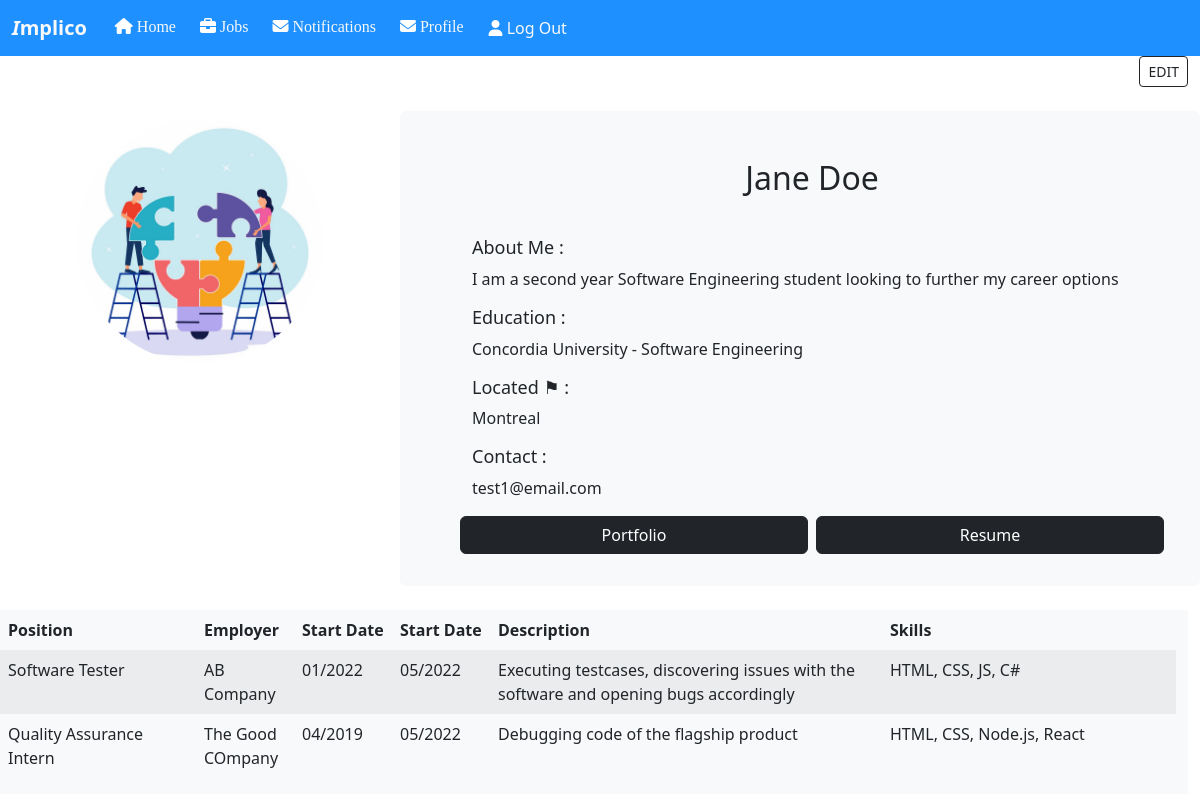
Page /profileTempHTML.html (signed in) on the committed database.
### tables this page shows
CREATE TABLE UserProfiles (profileKey NUMBER, userID NUMBER, firstName TEXT, lastName TEXT, bio TEXT, educInstitution TEXT, educDegree TEXT, location TEXT, contactInfo TEXT, portfolioLink TEXT, resumeFilename TEXT, PRIMARY KEY (profileKey), FOREIGN KEY (userID) REFERENCES LoginInfo(userKey));

CREATE TABLE WorkExperience (expKey NUMBER, profileID NUMBER, position TEXT, employer TEXT, startMonth NUMBER, startYEAR NUMBER, endMonth NUMBER, endYear NUMBER, expDescription TEXT, skills TEXT, PRIMARY KEY(expKey), FOREIGN KEY(profileID) REFERENCES UserProfiles(profileKey));

### Implico/userProfile.py (the view)
@userProfile.route('/profileTempHTML.html', methods=['GET', 'POST'])
def profile():
    if request.method == 'POST':
        conn = sqlite3.connect("data.db")
        c = conn.cursor()
        print("your mom caca lala")
        c.close()
        return
    elif request.method == 'GET':
        conn = sqlite3.connect("data.db")
        c = conn.cursor()
        userID = session["userID"]
        print(userID)
        fetchProfile = "SELECT * FROM UserProfiles WHERE userID="+str(userID)
        userProfile = c.execute(fetchProfile).fetchall()[0]
        profileKey = str(userProfile[0])
        fetchWork = f"SELECT * FROM WorkExperience WHERE profileID={profileKey}"
        workExps = c.execute(fetchWork).fetchall()
        name = str(userProfile[2])+" "+str(userProfile[3])
        bio = str(userProfile[4])
        educ = str(userProfile[5])+" - "+str(userProfile[6])
        loc = str(userProfile[7])
        con = str(userProfile[8])
        port = "\""+str(userProfile[9])+"\""
        session["profileID"] = profileKey
        c.close()
        return render_template('profileTempHTML.html', fullName=name, userBio=bio, education=educ, location=loc, contact=con, portfolio=port, workExperience=workExps)

### Implico/templates/profileTempHTML.html (shortened to what this page needs)
<!DOCTYPE html>
<html>
<head>
    <link rel="stylesheet" href="..\static\css\profileCSS.css">
    <link rel="stylesheet" href="https://cdnjs.cloudflare.com/ajax/libs/font-awesome/4.7.0/css/font-awesome.min.css">
    <link href="https://cdn.jsdelivr.net/npm/bootstrap@5.2.3/dist/css/bootstrap.min.css" rel="stylesheet">
</head>
<body>
    <nav class="navbar navbar-expand-lg sticky-top" style="background-color:#1E90FF;">
        <div class="container-fluid">
            <a class="navbar-brand text-light" href="../indexCandidate.html"><b><i>I</i>mplico</b></a>
            <div class="collapse navbar-collapse" id="navbarSupportedContent">
                <ul class="navbar-nav me-auto mb-2 mb-lg-0">
                    <li class="nav-item mx-1">
                        <a class="nav-link active text-light" href="../indexCandidate.html"><i class="fa-solid fa-house" style="color: #ffffff;"></i> Home</a>
                    </li>
                    <li class="nav-item mx-1">
                        <a class="nav-link text-light" href="../viewJobPosting.html"><i class="fa-solid fa-briefcase" style="color: #ffffff;"></i> Jobs</a>
                    </li>
                    <li class="nav-item mx-1">
                        <a class="nav-link text-light" href="../notification.html"><i class="fa-solid fa-envelope" style="color: #ffffff;"></i> Notifications</a>
                    </li>
                    <li class="nav-item mx-1">
                        <a class="nav-link text-light" href="../profileTempHTML.html"><i class="fa-solid fa-envelope" style="color: #ffffff;"></i> Profile</a>
                    </li>
                    <li class="nav-item mx-1">
                        <form method="POST">
                            <button type="submit" name="logout" class="nav-link text-light btn btn-link">
                                <i class="fa-solid fa-user" style="color: #ffffff;"></i> Log Out
                            </button>
                        </form>
                    </li>
                </ul>
            </div>
        </div>
    </nav>
<div class="container-fluid">
    <div class="row">
        <div class="col-11"></div>
        <div class="col-1">
            <a class="btn btn-outline-dark btn-sm float-end" href="../editProfile.html">EDIT</a>
        </div>
    </div>
    <br>
    <div class="row">
        <div class="col-4 p-2 text-center"><img class="rounded-circle" src="../static/css/teamwork login image.jpg"
                style="max-height: 244px;"/></div>
        <div class="col-8 ps-5 pt-4 pb-4 pe-4 bg-light rounded">
            <div class="row px-4 py-4 text-center">
                <h2>{{fullName}}</h2>
            </div>
            <div class="row px-4 py-2">
                <h6 style="font-size:18px;"> About Me : </h6>
                <span>{{userBio}}</span>
            </div>
            <div class="row px-4 py-2">
                <h6 style="font-size:18px;">Education : </h6>
                <span>{{education}}</span>
            </div>
            <div class="row px-4 py-2">
                <h6 style="font-size:18px;">Located ⚑ : </h6>
                <span>{{location}}</span>
            </div>
            <div class="row px-4 py-2">
                <h6 style="font-size:18px;">Contact : </h6>
                <span>{{contact}}</span>
            </div>
            <div class="row px-4 py-2">
                    <a class="btn btn-dark bg-dark col me-1" href={{portfolio}}>Portfolio</a>
                    <a class="btn btn-dark bg-dark col ms-1" href={{resume}}>{{resume}}Resume</a>
            </div>
        </div>
        <div class="row mt-4 bg-light">
            <table class="table table-responsive table-borderless table-striped table-hover">
                <thead>
                    <tr>
                        <th class="col-2">Position</th>
                        <th class="col-1">Employer</th>
                        <th class="col-1">Start Date</th>
                        <th class="col-1">Start Date</th>
                        <th class="col-4">Description</th>
                        <th class="col-3">Skills</th>
                    </tr>
                </thead>
                <tbody>
                    {% for exp in workExperience %}
                        <tr>
                            <td class="col-1">{{exp[2]}}</td>
                            <td class="col-1">{{exp[3]}}</td>
                            {% if exp[4] < 10 %}
                                <td class="col-1">{{"0"+exp[4]|string+"/"+exp[5]|string}}</td>
                            {% else %}
                                <td class="col-1">{{exp[4]|string+"/"+exp[5]|string}}</td>
                            {% endif %}
                            {% if exp[6] < 10 %}
                                <td class="col-1">{{"0"+exp[6]|string+"/"+exp[7]|string}}</td>
                            {% else %}
                                <td class="col-1">{{exp[6]|string+"/"+exp[7]|string}}</td>
                            {% endif %}
                            <td class="col-4">{{exp[8]}}</td>
                            <td class="col-2">{{exp[9]}}</td>
                        </tr>
                    {% endfor %}
                </tbody>
            </table>
        </div>
    </div>
</div>
</body>
</html>

### Implico/static/css/profileCSS.css (style rules this page uses)
body { margin-left: 50px; margin-top: 50px; background-size: 450px; background-repeat: no-repeat; background-position: 100% 140px; }
ul { list-style-type: none; margin-top: -50px; padding: 0; width:100%; background-color: dodgerblue; position: fixed; }
li { display: inline; }
li a { color:aliceblue; display: block; padding: 20px 15px; font-family: Verdana; float:right; }
a:link { background-color: transparent; text-decoration: none; }

### rows in the picture
UserProfiles: bio "I am a second year Software Engineering student looking to further my career options", location "Montreal", contactInfo "test1@email.com"
WorkExperience: position "Software Tester", employer "AB Company", startMonth+startYEAR "01/2022", endMonth+endYear "05/2022", expDescription "Executing testcases, discovering issues with the software and opening bugs accordingly", skills "HTML, CSS, JS, C#"
WorkExperience: position "Quality Assurance Intern", employer "The Good COmpany", startMonth+startYEAR "04/2019", endMonth+endYear "05/2022", expDescription "Debugging code of the flagship product", skills "HTML, CSS, Node.js, React"

### other values in the picture
{{ fullName }} "Jane Doe"
{{ education }} "Concordia University - Software Engineering"
